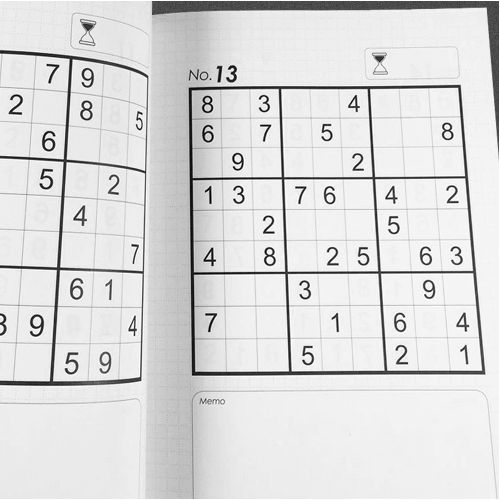
#> input picture resources/images/sudoku.png, 500 x 500 px
$ python perspective.py
#> lines starting #> are read from the running program, lines starting #| are printed output that depends on the picture
import cv2
import numpy as np

original_image = cv2.imread('../resources/images/sudoku.png')
#> original_image is the input picture: shape (500, 500, 3); min 1, max 255, mean 219.2

initial_points = np.float32([[189, 87], [459, 84], [192, 373], [484, 372]])
final_points = np.float32([[0, 0], [500, 0], [0, 500], [500, 500]])

matrix = cv2.getPerspectiveTransform(initial_points, final_points)
modified_image = cv2.warpPerspective(original_image, matrix, (500, 500))
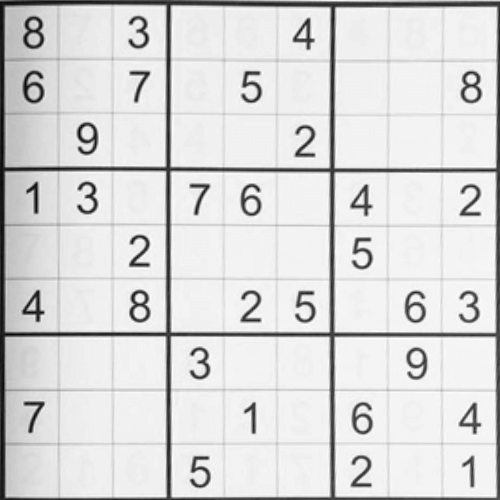
#> modified_image: shape (500, 500, 3); min 4, max 255, mean 217.9

cv2.imshow('Modified Sudoku - Perspective', modified_image)
cv2.waitKey(0)
cv2.destroyAllWindows()
